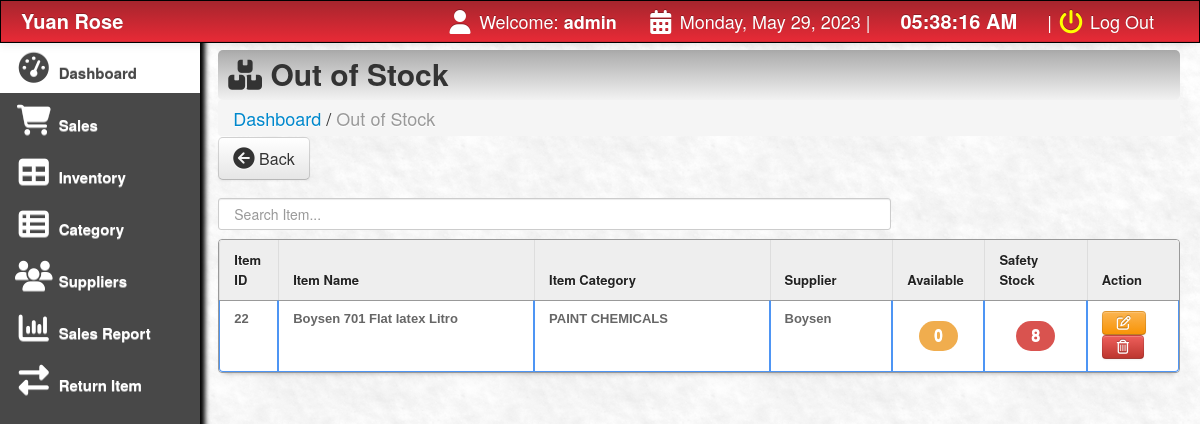
/main/oos.php (signed in), run on the app's committed database.
### tables this page shows
CREATE TABLE `products` (
  `product_id` int(11) NOT NULL,
  `product_code` varchar(200) NOT NULL,
  `gen_name` varchar(200) NOT NULL,
  `product_name` varchar(200) NOT NULL,
  `cost` varchar(100) NOT NULL,
  `o_price` varchar(100) NOT NULL,
  `price` varchar(100) NOT NULL,
  `profit` varchar(100) NOT NULL,
  `supplier` varchar(100) NOT NULL,
  `onhand_qty` int(10) NOT NULL,
  `qty` int(10) NOT NULL,
  `reorder` int(10) NOT NULL,
  `date_arrival` varchar(500) NOT NULL,
  `prod_cat_id` varchar(255) DEFAULT NULL
);

CREATE TABLE `category` (
  `cat_id` int(11) NOT NULL,
  `cat_title` varchar(255) DEFAULT NULL,
  `cat_desc` longtext DEFAULT NULL,
  `cat_date` date NOT NULL
);

### main/oos.php (the view, shortened to what this page needs)
<html>
<head>
	<link href="css/bootstrap.css" rel="stylesheet">
	<link rel="stylesheet" type="text/css" href="css/DT_bootstrap.css">
	<link rel="stylesheet" href="css/font-awesome.min.css">
	<link href="css/bootstrap-responsive.css" rel="stylesheet">
	<link href="../style.css" media="screen" rel="stylesheet" type="text/css" />
	<link href="src/facebox.css" media="screen" rel="stylesheet" type="text/css" />
</head>
<?php
function createRandomPassword()
{
	$chars = "003232303232023232023456789";
	$i = 0;
	$pass = '';
	while ($i <= 7) {
		$num = rand() % 33;
		$tmp = substr($chars, $num, 1);
		$pass = $pass . $tmp;
		$i++;
	}
	return $pass;
}
$finalcode = 'RS-' . createRandomPassword();
?>
<body>
	<?php include('navfixed.php'); ?>
	<div class="container-fluid">
		<div class="row-fluid">
			<div class="span2">
				<div class="well sidebar-nav">
					<ul class="nav nav-list">
						<li class="active"><a href="index.php"><i class="icon-dashboard icon-2x"></i> Dashboard </a></li>
						<li><a href="sales.php?id=cash&invoice=<?php echo $finalcode ?>"><i class="icon-shopping-cart icon-2x"></i> Sales</a> </li>
						<li><a href="products.php"><i class="icon-table icon-2x"></i> Inventory</a> </li>
						<li><a href="category.php"><i class="icon-th-list icon-2x"></i> Category</a> </li>
						<li><a href="supplier.php"><i class="icon-group icon-2x"></i> Suppliers</a> </li>
						<li><a href="salesreport.php?d1=0&d2=0"><i class="icon-bar-chart icon-2x"></i> Sales Report</a> </li>
						<li><a href="sales_inventory.php"><i class="icon-exchange icon-2x"></i> Return Item </a> </li>
						<br><br><br><br><br><br>
					</ul>
				</div>
			</div>
			<div class="span10">
				<div class="contentheader">
					<i class="fa-solid fa-boxes-stacked"></i> Out of Stock
				</div>
				<ul class="breadcrumb">
					<li><a href="index.php">Dashboard</a></li> /
					<li class="active">Out of Stock</li>
				</ul>
				<div style="margin-top: -19px; margin-bottom: 21px;">
					<a href="index.php"><button class="btn btn-default btn-large" style="float: left;"><i class="icon icon-circle-arrow-left icon-large"></i> Back</button></a> <br><br>
				</div>
				<input type="text" name="filter" style="padding:15px;" id="filter" placeholder="Search Item..." autocomplete="off" />
				<table class="table table-bordered" id="resultTable" data-responsive="table" style="text-align: left;">
					<thead>
						<tr>
							<th width="5%">Item ID</th>
							<th width="25%"> Item Name </th>
							<th width="23%"> Item Category</th>
							<th width="12%"> Supplier</th>
							<th width="9%"> Available</th>
							<th width="10%">Safety Stock</th>
							<th width="9%">Action</th>
						</tr>
					</thead>
					<tbody>
						<?php
						include('../connect.php');
						$query = "SELECT *, price * qty as total FROM products ORDER BY product_id DESC";
						$result = mysqli_query($mysqli, $query);
						while ($row = mysqli_fetch_assoc($result)) {
							$product_code = $row['product_code'];
							$supplier = $row['supplier'];
							$reorder = $row['reorder'];
							$qty = $row['qty'];
							$product_id = $row['product_id'];
							$availableqty = $row['qty'];
							$category = $row['prod_cat_id'];
							$query = "SELECT * FROM category WHERE cat_id = $category";
							$catquery = mysqli_query($mysqli, $query);
							while ($row = mysqli_fetch_assoc($catquery)) {
								$cat_title = $row["cat_title"];
							}
							if ($availableqty == 0) {
						?>
								<tr class="record">
									<td><?php echo $product_id; ?></td>
									<td><?php echo $product_code; ?></td>
									<td><?php echo $cat_title; ?></td>
									<td><?php echo $supplier; ?></td>
									<td style="text-align:center;">
										<h4 class="badge1"> <?php echo $qty; ?></h4>
									</td>
									<td style="text-align:center;">
										<h4 class="badge2"> <?php echo $reorder; ?></h4>
									</td>
									<td><a rel="facebox" title="Click to edit the product" href="editreorder.php?id=<?php echo $product_id; ?>"><button class="btn btn-warning"><i class="icon-edit"></i> </button> </a>
										<a href="#" id="<?php echo $product_id; ?>" class="delbutton" title="Click to Delete the product"><button class="btn btn-danger"><i class="icon-trash"></i></button></a>
									</td>
								<?php } ?>
								</tr>
							<?php
						}
							?>
					</tbody>
				</table>
			</div>
		</div>
	</div>
</body>
<?php include('footer.php'); ?>
</html>

### style.css (style rules this page uses)
td a { color:darkblue; }
input { border: 1px solid #999; background: #EEEEEE; padding: 10px; box-shadow:0 1px 2px #ddd; -moz-box-shadow:0 1px 2px #ddd; -webkit-box-shadow:0 1px 2px #ddd; }
#filter { width: 70%; float:left; }
#resultTable { border-collapse: separate; background-color: #FFFFFF; border-spacing: 0; max-width: 100%; }
#resultTable { color: #666666; text-shadow: 0 1px 0 #FFFFFF; width: 100%; border: 1px solid #999999; box-shadow: 0 5px 5px -5px rgba(0, 0, 0, 0.3); margin-top: 13px; }
#resultTable thead tr th { background: none repeat scroll 0 0 #EEEEEE; color: #222222; padding: 10px 14px; text-align: left; border-top: 0 none; font-size: 13px; }
#resultTable tbody tr td { font: bold 13px 'Arial'; text-align: left; padding: 10px 14px; border-top: 1px solid #999999; }
#resultTable td { padding:7px; border:#4e95f4 1px solid; }
#resultTable tr { background: #fff; }

### main/oos.php (style rules this page uses)
body { padding-top: 60px; padding-bottom: 40px; }
.sidebar-nav { padding: 9px 0; }
.badge1 { display: inline-block; padding: 5px 15px; font-size: 16px; font-weight: bold; color: #fff; background-color: #f0ad4e; border-radius: 20px; text-align: center; }
.badge2 { display: inline-block; padding: 5px 15px; font-size: 16px; font-weight: bold; color: #fff; background-color: #d9534f; border-radius: 20px; text-align: center; }

### data on the page
products: product_id "22", product_code "Boysen 701 Flat latex Litro", category.cat_title "PAINT CHEMICALS", supplier "Boysen", qty "0", reorder "8"

### other printed values
$_SESSION['SESS_LAST_NAME'] "admin"
